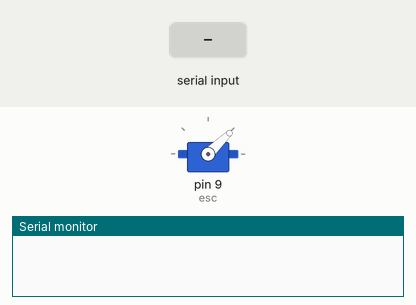
Simulated run of this sketch. Board: Arduino Uno, built with avr-gcc and run on an emulated ATmega328P. Shown: servo, the last lines printed to the serial monitor. The test bench sets the inputs (shaded band).

Above: at 3.2 s.
3.3 s: "2" received over Serial
At 4.1 s:
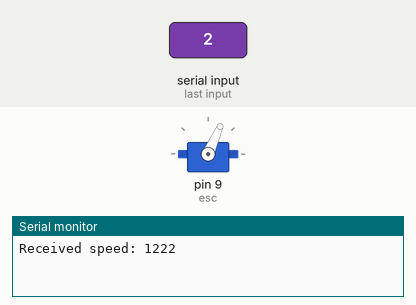
4.8 s: "0" received over Serial
At 5.2 s:
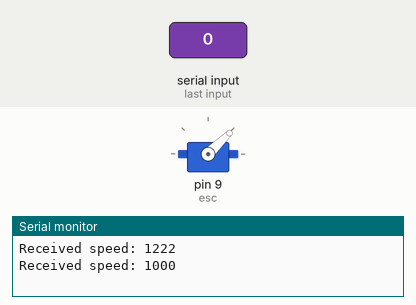
Timing chart, 0 to 7.8 s (numbered marks = the images above; inputs shaded):
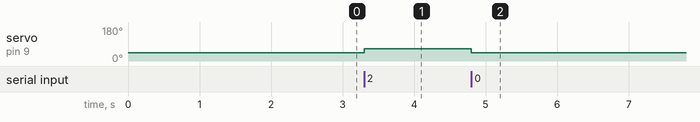

Measured:
- after the input at 3.3 s, servo on pin 9 (esc): 44° → 66° at once
- after the input at 4.8 s, servo on pin 9 (esc): 66° → 44° at once

The sketch:

Bluetooth_Speedcontrol.ino
```cpp
#include <Servo.h>

Servo esc;  // Create a Servo object to control the ESC (BLDC motor)

char data;  // Variable to store incoming data from the app

void setup() {
  Serial.begin(9600);      // Start serial communication for debugging
  esc.attach(9);           // Attach the ESC to pin 9 on Arduino (PWM pin)

  // Initialize the ESC to a safe position (min speed)
  esc.writeMicroseconds(1000);  // Minimum pulse width to start the motor (adjust as needed)
  delay(2000);                   // Wait for ESC to initialize
}

void loop() {
  if (Serial.available() > 0) {  // Check if data is available from Bluetooth
    data = Serial.read();        // Read the data sent from the app

    int speed = map(data, '0', '9', 1000, 2000);  // Map received data (0-9) to ESC PWM range (1000-2000)

    esc.writeMicroseconds(speed);  // Set the motor speed (PWM signal)

    Serial.print("Received speed: ");
    Serial.println(speed);
  }
}
```
